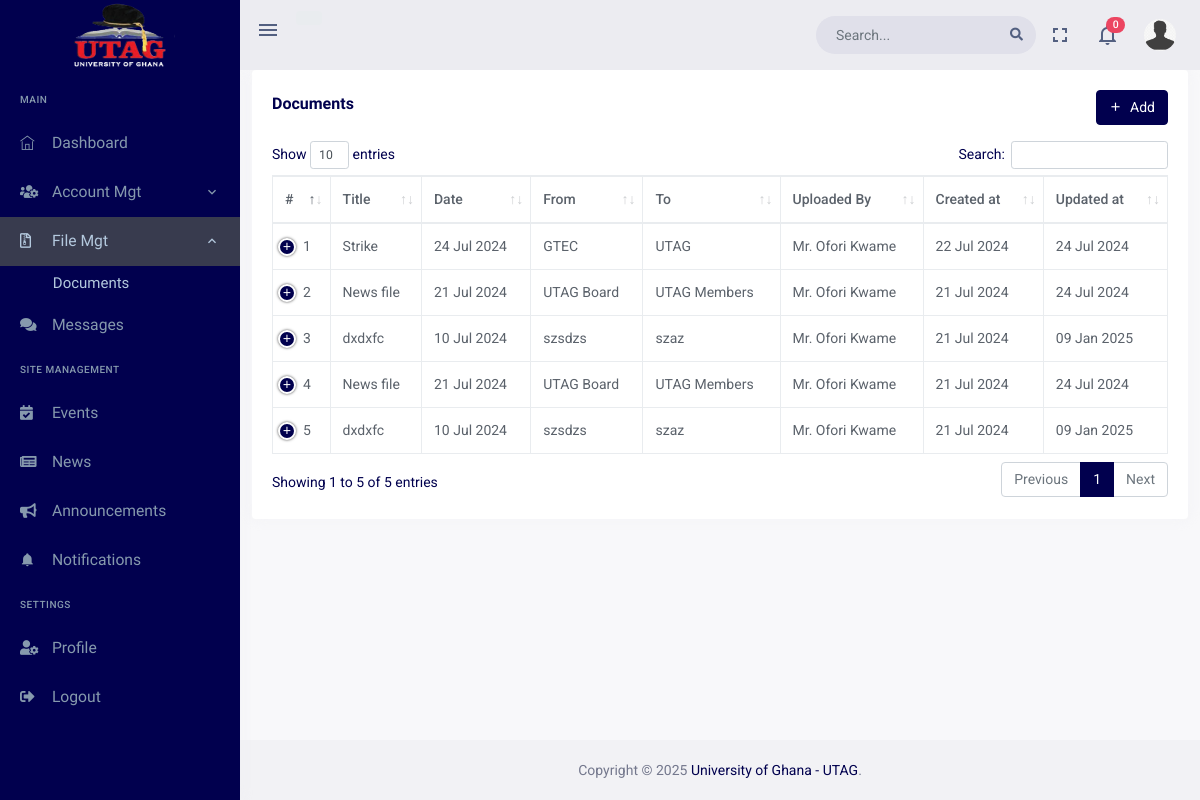
Screenshot of /dashboard/documents/ (signed in) with the database file from the repository.
### dashboard/models.py (models this page shows, shortened)
class Document(models.Model):
    CATEGORY_CHOICES = (
        ('internal', 'Internal'),
        ('external', 'External'),
    )
    DOCUMENT_STATUS_CHOICES = (
        ('Published', 'Published'),
        ('Draft', 'Draft'),
    )
    VISIBILITY_CHOICES = (
        ('everyone', 'Everyone'),
        ('selected_groups', 'Selected Groups'),
    )
    uploaded_by = models.ForeignKey(settings.AUTH_USER_MODEL, on_delete=models.SET_NULL, related_name='uploaded_by',null=True, blank=True)
    category = models.CharField(max_length=10, choices=CATEGORY_CHOICES)
    files = models.ManyToManyField(File)
    title = models.CharField(max_length=100)
    sender = models.CharField(max_length=100)
    receiver = models.CharField(max_length=100)
    description = HTMLField(null=True, blank=True)
    date = models.DateField(blank=True, null=True)
    status = models.CharField(max_length=10, choices=DOCUMENT_STATUS_CHOICES, default='Published')
    created_at = models.DateTimeField(auto_now_add=True)
    updated_at = models.DateTimeField(auto_now=True)
    visibility = models.CharField(max_length=20, choices=VISIBILITY_CHOICES, default='everyone')
    visible_to_groups = models.ManyToManyField(Group, blank=True)

### accounts/models.py (models this page shows, shortened)
class User(AbstractBaseUser, PermissionsMixin):
    TITLE_CHOICES = (
        ('Prof.', 'Prof.'),
        ("Prof. (Mrs.)", "Prof. (Mrs.)"),
        ('Dr.', 'Dr.'),
        ("Dr. (Alhaji)", "Dr. (Alhaji)"),
        ('Mr.', 'Mr.'),
        ('Mrs.', 'Mrs.'),
    )
    GENDER_CHOICES = (
        ('Male', 'Male'),
        ('Female', 'Female')
    )
    EXECUTIVE_POSITION_CHOICES = (
        ('President', 'President'),
        ('Vice President', 'Vice President'),
        ('Secretary', 'Secretary'),
        ('Treasurer', 'Treasurer'),
        ("Women's Executive Officer", "Women's Executive Officer"),
        ('Past President', 'Past President'),
        ('CBAS Rep', 'CBAS Rep'),
        ('College of Humanities Rep', 'College of Humanities Rep'),
        ('College of Health Rep', 'College of Health Rep'),
        ("College of Education Rep", "College of Education Rep"),
    )
    staff_id = models.CharField(max_length=20, unique=True, blank=True, null=True)
    title = models.CharField(max_length=15, choices=TITLE_CHOICES)
    other_name = models.CharField(max_length=30)
    surname = models.CharField(max_length=30)
    gender = models.CharField(max_length=10, choices=GENDER_CHOICES)
    profile_pic = models.ImageField(upload_to='profile_pictures/', blank=True, null=True)
    email = models.EmailField(unique=True)
    email_sent = models.BooleanField(default=False)
    phone_number = models.CharField(max_length=15, blank=True, null=True)
    school = models.ForeignKey(School, on_delete=models.SET_NULL, null=True, blank=True, related_name='users')
    college = models.ForeignKey(College, on_delete=models.SET_NULL, null=True, blank=True, related_name='users')
    department = models.ForeignKey(Department, on_delete=models.SET_NULL, null=True, blank=True, related_name='users')
    created_from_dashboard = models.BooleanField(default=False)
    created_by = models.ForeignKey('self', on_delete=models.CASCADE, blank=True, null=True)
    is_bulk_creation = models.BooleanField(default=False)
    created_at = models.DateTimeField(auto_now_add=True)
    updated_at = models.DateTimeField(auto_now=True)
    is_staff = models.BooleanField(default=False)
    is_superuser = models.BooleanField(default=False)
    executive_image = models.ImageField(upload_to='executive_images/', blank=True, null=True)
    executive_position = models.CharField(max_length=30, choices=EXECUTIVE_POSITION_CHOICES, blank=True, null=True)
    fb_profile_url = models.URLField(blank=True, null=True)
    twitter_profile_url = models.URLField(blank=True, null=True)
    linkedin_profile_url = models.URLField(blank=True, null=True)
    date_appointed = models.DateField(null=True, blank=True)
    date_ended = models.DateField(null=True, blank=True) # 2 years after appointment
    executive_terms = models.PositiveSmallIntegerField(default=1)
    is_active_executive = models.BooleanField(default=False)
    objects = UserManager()
    USERNAME_FIELD = 'email'
    REQUIRED_FIELDS = ['title', 'other_name', 'surname', 'gender']
    def get_full_name(self):
        return f'{self.title} {self.surname} {self.other_name}'
    def __str__(self):
        return self.get_full_name()
    class Meta:
        permissions = [
        ('view_dashboard', 'Can view dashboard'),
        ('add_admin', 'Can add admin'),
        ('change_admin', 'Can change admin'),
        ('delete_admin', 'Can delete admin'),
        ('view_admin', 'Can view admin'),
        ('add_executive', 'Can add executive'),
        ('change_executive', 'Can change executive'),
        ('delete_executive', 'Can delete executive'),
        ('view_executive', 'Can view executive'),
        ('add_member', 'Can add member'),
        ('change_member', 'Can change member'),
        ('delete_member', 'Can delete member'),
        ('view_member', 'Can view member'),
        ]

### dashboard/views/files.py (the view)
# urls.py: path('documents/',views.DocumentsView.as_view(), name='documents'),
class DocumentsView(View):
    template_name = 'dashboard_pages/documents.html'
    @method_decorator(MustLogin)
    def get(self, request):
        documents = self.get_documents(request.user)
        notifications = Notification.objects.filter(user=request.user).order_by('-created_at')[:5]
        notification_count = Notification.objects.filter(user=request.user, status='UNREAD').count()
        context = {
            'documents': documents,
            'notifications': notifications,
            'notification_count': notification_count,
            'has_add_permission': request.user.has_perm('dashboard.add_document') or request.user.executive_position=="Secretary",
            'has_change_permission': request.user.has_perm('dashboard.change_document') or request.user.executive_position=="Secretary",
            'has_delete_permission': request.user.has_perm('dashboard.delete_document') or request.user.executive_position=="Secretary",
        }
        return render(request, self.template_name, context)
    def get_documents(self, user):
        group_names = user.groups.values_list('name', flat=True)
        if user.is_superuser:
            return Document.objects.all()
        elif user.groups.filter(name__in=['Executive', 'Member']).exists():
            return Document.objects.filter(visibility='selected_groups', visible_to_groups__in=user.groups.all())
        else:
            return Document.objects.filter(visibility='everyone')

### dashboard/templates/dashboard_pages/documents.html (shortened to what this page needs)
{% extends "base/dashboard_base.html" %}
{% load static %}
{% block content %}
<div class="page-content">
  <div class="row">
    <div class="col-12">
      <div class="card">
        <div class="card-body">
          <div class="row align-items-center">
            <div class="col-md-8">
              <h4 class="card-title">Documents</h4>
            </div>
            {% if has_add_permission %}
            <div class="col-md-4">
              <div class="float-end d-none d-md-block">
                <a class="btn btn-primary"href="{% url 'dashboard:create_document' %}">
                  <i class="mdi mdi-plus me-1"></i> Add
              </a>
              </div>
            </div>
            {% endif %}
          </div>
          <div class="mt-3">
            <table id="datatable" class="table table-bordered dt-responsive nowrap" style="border-collapse: collapse; border-spacing: 0; width: 100%;">
                <thead>
                    <tr>
                        <th>#</th>
                        <th>Title</th>
                        <th>Date</th>
                        <th>From</th>
                        <th>To</th>
                        <th>Uploaded By</th>
                        <th>Created at</th>
                        <th>Updated at</th>
                    </tr>
                </thead>
                <tbody>
                  {% for document in documents %}
                  <tr>
                    <td>{{ forloop.counter }}</td>
                    <td>{{ document.title }}</td>
                    <td>{{ document.date |date:"d M Y" }}</td>
                    <td>{{ document.sender }}</td>
                    <td>{{ document.receiver }}</td>
                    <td>{{ document.uploaded_by }}</td>
                    <td>{{ document.created_at |date:"d M Y" }}</td>
                    <td>{{ document.updated_at |date:"d M Y" }}</td>
                  </tr>
                  {% endfor %}
                </tbody>
            </table>
        </div>
        </div>
      </div>
    </div>
  </div>
</div>
{% endblock content %}
{% block my_styles %}
 <link href="{% static 'dashboard/assets/libs/datatables.net-bs4/css/dataTables.bootstrap4.min.css' %}" rel="stylesheet" type="text/css">
 <link href="{% static 'dashboard/assets/libs/datatables.net-buttons-bs4/css/buttons.bootstrap4.min.css' %}" rel="stylesheet" type="text/css">
 <link href="{% static 'dashboard/assets/libs/datatables.net-responsive-bs4/css/responsive.bootstrap4.min.css' %}" rel="stylesheet" type="text/css">
 {% endblock my_styles %}

### rows the page displays
Document: title "Strike", date "24 Jul 2024", sender "GTEC", receiver "UTAG", uploaded_by "Mr. Ofori Kwame", created_at "22 Jul 2024", updated_at "24 Jul 2024"
Document: title "News file", date "21 Jul 2024", sender "UTAG Board", receiver "UTAG Members", uploaded_by "Mr. Ofori Kwame", created_at "21 Jul 2024", updated_at "24 Jul 2024"
Document: title "dxdxfc", date "10 Jul 2024", sender "szsdzs", receiver "szaz", uploaded_by "Mr. Ofori Kwame", created_at "21 Jul 2024", updated_at "09 Jan 2025"

### other values shown
{{ notification_count }} "0"
